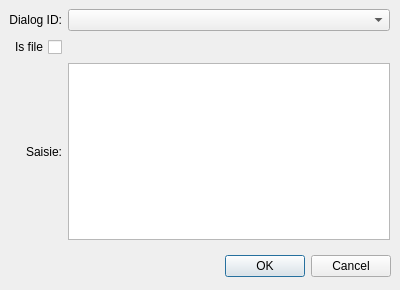
<?xml version="1.0" encoding="UTF-8"?>
<ui version="4.0">
 <class>SaisieEX</class>
 <widget class="QDialog" name="SaisieEX">
  <property name="geometry">
   <rect>
    <x>0</x>
    <y>0</y>
    <width>400</width>
    <height>290</height>
   </rect>
  </property>
  <property name="windowTitle">
   <string>Dialog</string>
  </property>
  <widget class="QDialogButtonBox" name="buttonBox">
   <property name="geometry">
    <rect>
     <x>50</x>
     <y>250</y>
     <width>341</width>
     <height>32</height>
    </rect>
   </property>
   <property name="orientation">
    <enum>Qt::Horizontal</enum>
   </property>
   <property name="standardButtons">
    <set>QDialogButtonBox::Cancel|QDialogButtonBox::Ok</set>
   </property>
  </widget>
  <widget class="QWidget" name="gridLayoutWidget">
   <property name="geometry">
    <rect>
     <x>9</x>
     <y>9</y>
     <width>381</width>
     <height>231</height>
    </rect>
   </property>
   <layout class="QGridLayout" name="gridLayout">
    <item row="1" column="0">
     <widget class="QLabel" name="label">
      <property name="text">
       <string>Dialog ID:</string>
      </property>
      <property name="alignment">
       <set>Qt::AlignRight|Qt::AlignTrailing|Qt::AlignVCenter</set>
      </property>
     </widget>
    </item>
    <item row="3" column="0">
     <widget class="QLabel" name="label_3">
      <property name="layoutDirection">
       <enum>Qt::LeftToRight</enum>
      </property>
      <property name="text">
       <string>Saisie:</string>
      </property>
      <property name="alignment">
       <set>Qt::AlignRight|Qt::AlignTrailing|Qt::AlignVCenter</set>
      </property>
     </widget>
    </item>
    <item row="3" column="1">
     <widget class="QTextEdit" name="textEditXML">
      <property name="lineWrapMode">
       <enum>QTextEdit::NoWrap</enum>
      </property>
     </widget>
    </item>
    <item row="2" column="0">
     <widget class="QCheckBox" name="checkBoxIsFile">
      <property name="layoutDirection">
       <enum>Qt::RightToLeft</enum>
      </property>
      <property name="text">
       <string>Is file</string>
      </property>
     </widget>
    </item>
    <item row="1" column="1">
     <widget class="QComboBox" name="comboBoxType"/>
    </item>
   </layout>
  </widget>
 </widget>
 <resources/>
 <connections>
  <connection>
   <sender>buttonBox</sender>
   <signal>accepted()</signal>
   <receiver>SaisieEX</receiver>
   <slot>accept()</slot>
   <hints>
    <hint type="sourcelabel">
     <x>248</x>
     <y>254</y>
    </hint>
    <hint type="destinationlabel">
     <x>157</x>
     <y>274</y>
    </hint>
   </hints>
  </connection>
  <connection>
   <sender>buttonBox</sender>
   <signal>rejected()</signal>
   <receiver>SaisieEX</receiver>
   <slot>reject()</slot>
   <hints>
    <hint type="sourcelabel">
     <x>316</x>
     <y>260</y>
    </hint>
    <hint type="destinationlabel">
     <x>286</x>
     <y>274</y>
    </hint>
   </hints>
  </connection>
 </connections>
</ui>
